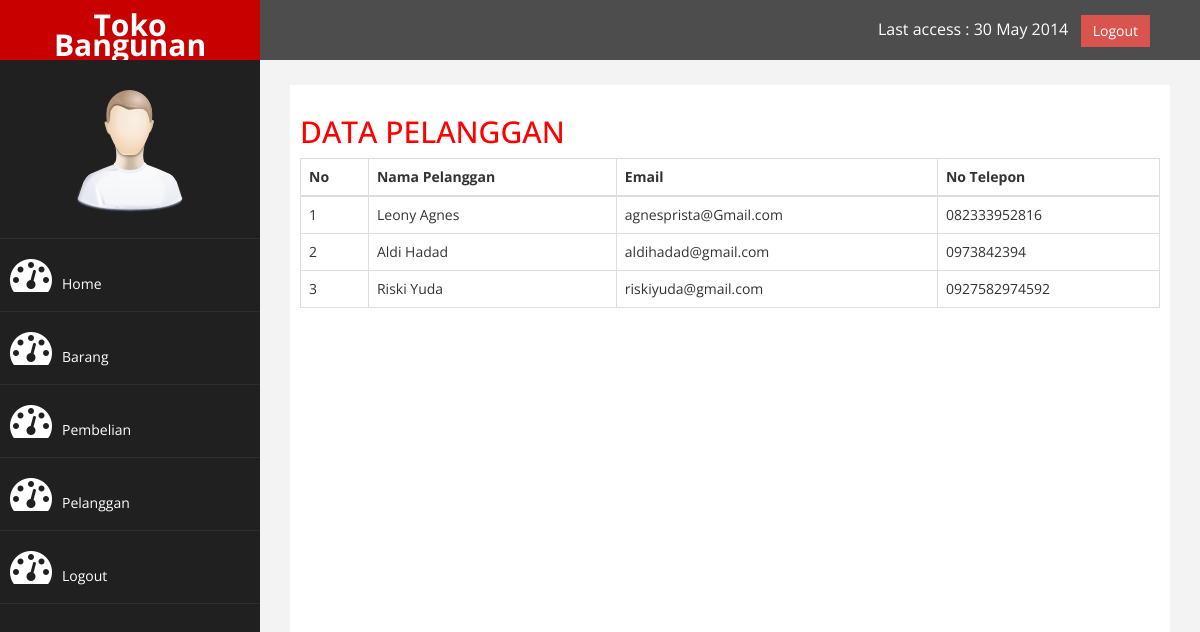
Screenshot of /toko_baru/admin/index.php?halaman=pelanggan with the database file from the repository.
### tables this page shows
CREATE TABLE `pelanggan` (
  `id_pelanggan` int(11) NOT NULL,
  `email` varchar(100) NOT NULL,
  `password` varchar(50) NOT NULL,
  `nama_pelanggan` varchar(100) NOT NULL,
  `nomor_telepon` varchar(25) NOT NULL
);

### toko_baru/admin/pelanggan.php (the view)
<h2>DATA PELANGGAN</h2>
<table class="table table-bordered">
	<thead>
		<tr>
			<th>No</th>
			<th>Nama Pelanggan</th>
			<th>Email</th>
			<th>No Telepon</th>
		</tr>
	</thead>
	<tbody>
	<?php $nomor=1;?>
	<?php $ambil=$koneksi->query("SELECT * FROM pelanggan");?>
	<?php while($pecah=$ambil->fetch_assoc()){ ?>
		<tr>
			<td><?php echo $nomor;?></td>
			<td><?php echo $pecah['nama_pelanggan'];?></td>
			<td><?php echo $pecah['email'];?></td>
			<td><?php echo $pecah['nomor_telepon'];?></td>
		</tr>
		<?php $nomor++;?>
	<?php }?>
	</tbody>
</table>

### toko_baru/admin/assets/css/custom.css (style rules this page uses)
body { font-family: 'Open Sans', sans-serif; }
h2 { color: #f00; }

### rows the page displays
pelanggan: nama_pelanggan "Leony Agnes", email "agnesprista@Gmail.com", nomor_telepon "082333952816"
pelanggan: nama_pelanggan "Aldi Hadad", email "aldihadad@gmail.com", nomor_telepon "0973842394"
pelanggan: nama_pelanggan "Riski Yuda", email "riskiyuda@gmail.com", nomor_telepon "0927582974592"
